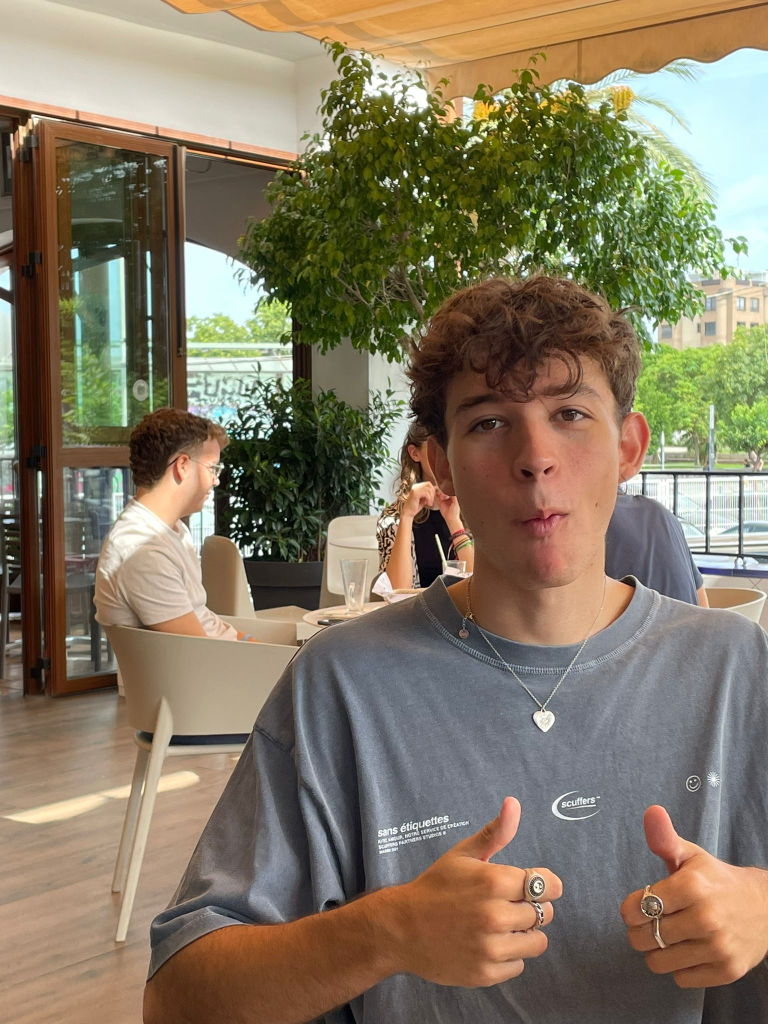
#> input picture assets/personas/carlos.jpeg, 1536 x 2048 px (shown at 1/2 size); its folder holds 4 pictures in this run
$ python optimize_personas.py
#> lines starting #> are read from the running program, lines starting #| are printed output that depends on the picture
#!/usr/bin/env python3
"""
Script para optimizar las fotos de las personas del GOR2
Optimiza todas las imágenes en assets/personas/ para uso web
"""

import os
from PIL import Image

def optimize_persona_image(input_path, output_path, quality=80, max_size=800):
    """
    Optimiza imagen de persona para web

    Args:
        input_path: Ruta de la imagen original
        output_path: Ruta de salida
        quality: Calidad JPEG (80 es buena para web)
        max_size: Tamaño máximo de lado más largo en píxeles
    """
#> called with input_path = 'assets/personas/carlos.jpeg', output_path = 'assets/nominees/carlos/carlos.jpg', quality = 80, max_size = 800
    if not os.path.exists(input_path):
        print(f"❌ Error: {input_path} no existe")
        return False

    try:
        # Obtener tamaño original
        original_size_kb = os.path.getsize(input_path) / 1024

        # Abrir imagen
        img = Image.open(input_path)
#> img is the input picture: PIL image 1536x2048 RGB; mean R, G, B 131.8, 120, 98
        original_dims = img.size
#> original_dims = (1536, 2048)

        # Redimensionar manteniendo aspecto
        if max(img.size) > max_size:
            ratio = max_size / max(img.size)
#> ratio = 0.391
            new_size = (int(img.size[0] * ratio), int(img.size[1] * ratio))
#> new_size = (600, 800)
            img = img.resize(new_size, Image.Resampling.LANCZOS)
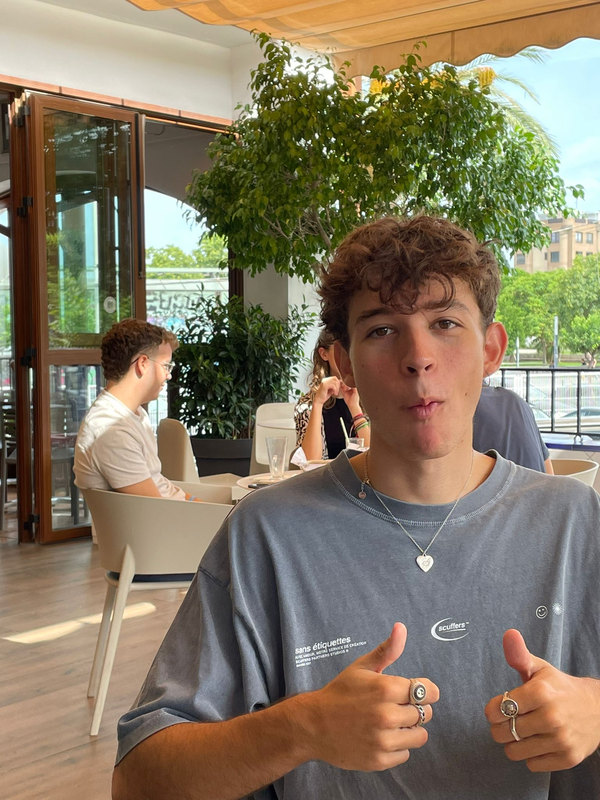
#> img: PIL image 600x800 RGB; mean R, G, B 131.8, 120, 98
            print(f"  🔄 Redimensionado: {original_dims} → {new_size}")
#|   🔄 Redimensionado: (1536, 2048) → (600, 800)

        # Convertir a RGB si es necesario (para PNG con transparencia)
        if img.mode in ('RGBA', 'LA', 'P'):
            background = Image.new('RGB', img.size, (255, 255, 255))
            if img.mode == 'P':
                img = img.convert('RGBA')
            background.paste(img, mask=img.split()[-1] if img.mode == 'RGBA' else None)
            img = background

        # Guardar optimizada
        img.save(output_path, 'JPEG', quality=quality, optimize=True)

        # Mostrar resultados
        optimized_size_kb = os.path.getsize(output_path) / 1024
        reduction = ((original_size_kb - optimized_size_kb) / original_size_kb) * 100

        print(f"  ✅ {original_size_kb:.1f}KB → {optimized_size_kb:.1f}KB ({reduction:.1f}% reducción)")
        return True

    except Exception as e:
        print(f"  ❌ Error: {e}")
        return False

def main():
    """Optimiza todas las imágenes de personas"""

    personas_dir = "assets/personas"
    nominees_dir = "assets/nominees"

    # Crear directorio de nominados si no existe
    os.makedirs(nominees_dir, exist_ok=True)

    # Mapeo de nombres de archivo a nombres de carpetas
    personas = {
        "carlos.jpeg": "carlos",
        "colomino.jpeg": "colomino",
        "delgado.jpeg": "delgado",
        "enzo.jpeg": "enzo",
        "gajas.jpeg": "gajas",
        "gaston.jpeg": "gaston",
        "german.jpeg": "german",
        "oscar.png": "oscar"
    }

    print("🎨 OPTIMIZANDO FOTOS DE PERSONAS PARA WEB")
    print("=" * 50)

    total_original = 0
    total_optimized = 0
    success_count = 0

    for filename, folder_name in personas.items():
        input_path = os.path.join(personas_dir, filename)

        # Crear carpeta para cada persona en nominees si no existe
        person_folder = os.path.join(nominees_dir, folder_name)
        os.makedirs(person_folder, exist_ok=True)

        # Nombre de salida (siempre .jpg)
        output_filename = f"{folder_name}.jpg"
        output_path = os.path.join(person_folder, output_filename)

        print(f"\n📸 Procesando: {filename}")

        if os.path.exists(input_path):
            original_kb = os.path.getsize(input_path) / 1024
            total_original += original_kb

            if optimize_persona_image(input_path, output_path):
                optimized_kb = os.path.getsize(output_path) / 1024
                total_optimized += optimized_kb
                success_count += 1
        else:
            print(f"  ⚠️  No encontrado: {input_path}")
#> pass 2 of the loop in main, `for filename, folder_name in personas.items():`:
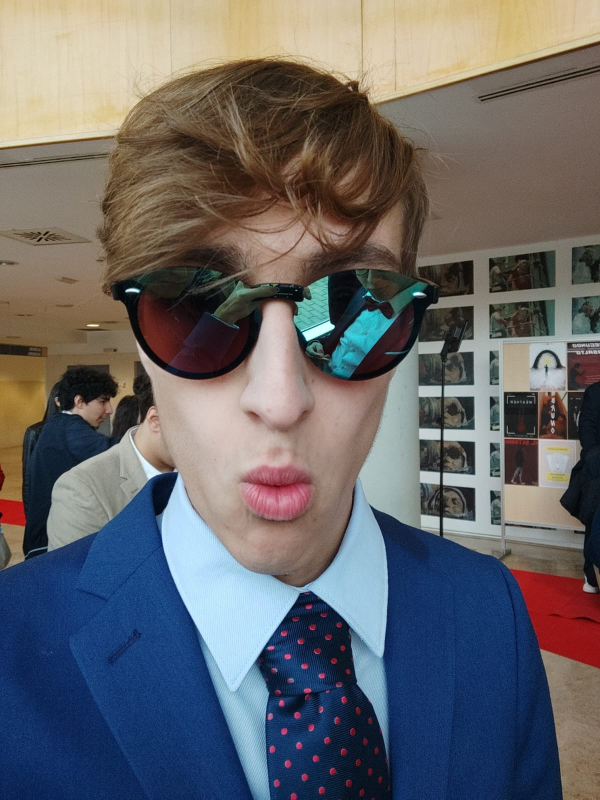
#> input picture assets/personas/colomino.jpeg, 1200 x 1599 px (shown at 1/2 size)
#> in optimize_persona_image, img is the input picture: PIL image 1200x1599 RGB; mean R, G, B 102.9, 102, 104.7
#> in optimize_persona_image (call 2), `img = img.resize(new_size, Image.Resampling.LANCZOS)`:
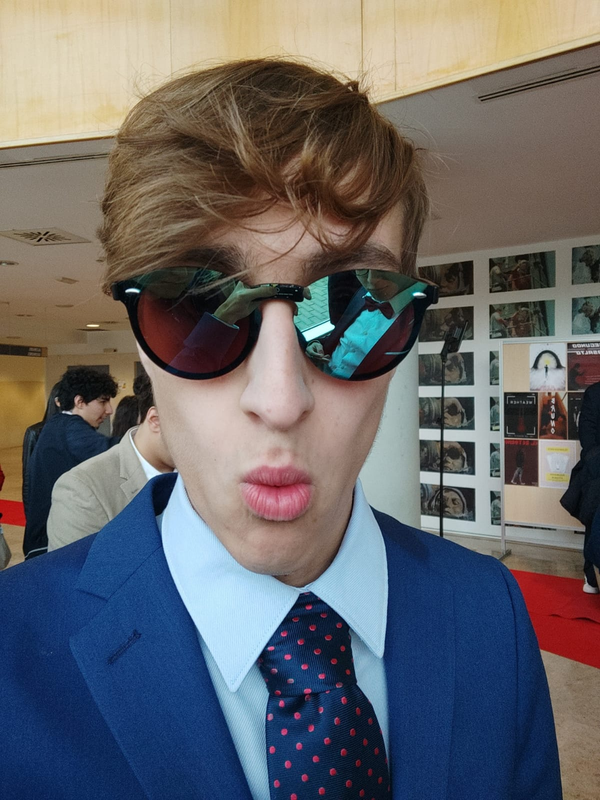
#> img: PIL image 600x800 RGB; mean R, G, B 102.9, 102, 104.7
#|   🔄 Redimensionado: (1200, 1599) → (600, 800)
#> pass 3 of the loop in main, `for filename, folder_name in personas.items():`:
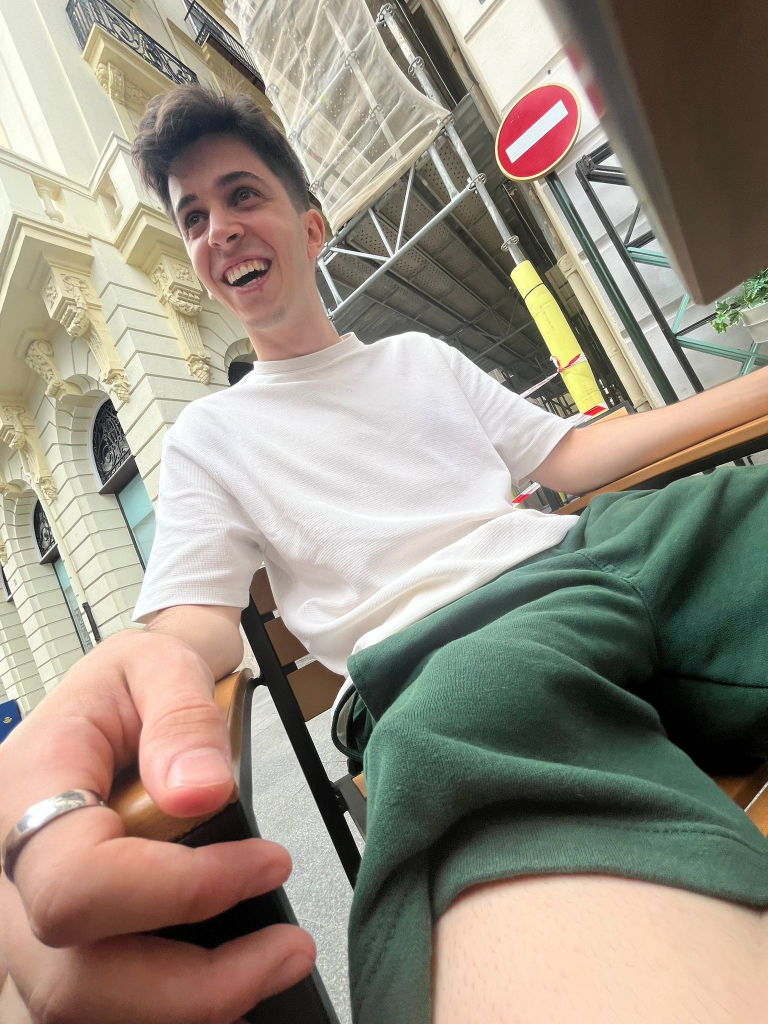
#> input picture assets/personas/delgado.jpeg, 1536 x 2048 px (shown at 1/2 size)
#> in optimize_persona_image, img is the input picture: PIL image 1536x2048 RGB; mean R, G, B 153.2, 144.3, 130.9
#> in optimize_persona_image (call 3), `img = img.resize(new_size, Image.Resampling.LANCZOS)`:
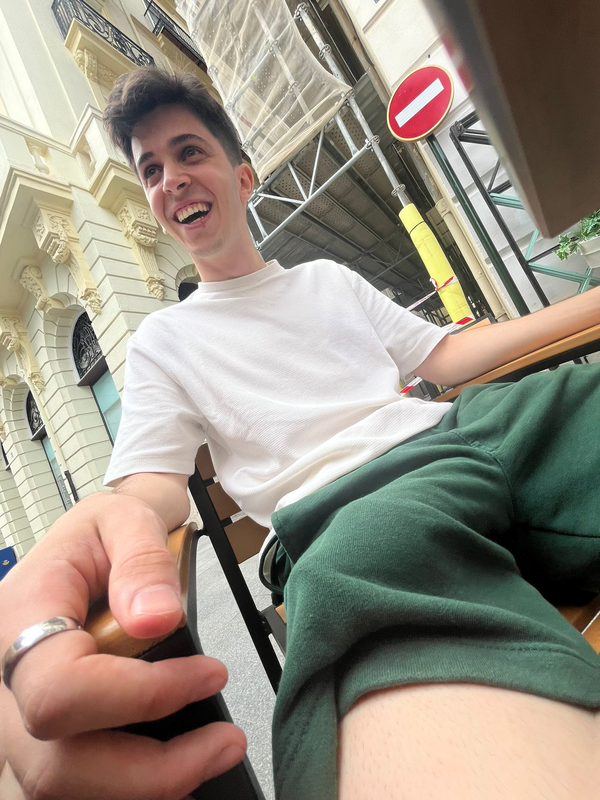
#> img: PIL image 600x800 RGB; mean R, G, B 153.2, 144.3, 130.9
#|   🔄 Redimensionado: (1536, 2048) → (600, 800)
#> the loop made 8 passes; the first 3 are shown

    # Resumen final
    print("\n" + "=" * 50)
    print("📊 RESUMEN DE OPTIMIZACIÓN")
    print("=" * 50)
    print(f"✅ Imágenes procesadas: {success_count}/{len(personas)}")
    print(f"📦 Peso total original: {total_original:.1f} KB ({total_original/1024:.2f} MB)")
    print(f"📦 Peso total optimizado: {total_optimized:.1f} KB ({total_optimized/1024:.2f} MB)")

    if total_original > 0:
        total_reduction = ((total_original - total_optimized) / total_original) * 100
        print(f"🎯 Reducción total: {total_reduction:.1f}%")
        print(f"💾 Espacio ahorrado: {(total_original - total_optimized):.1f} KB")

    print("\n✨ Las imágenes optimizadas están en: assets/nominees/[nombre]/")

if __name__ == "__main__":
    main()
